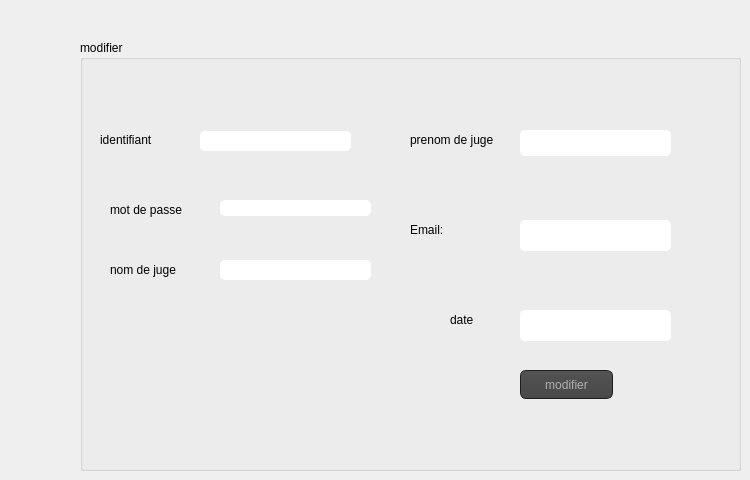
    <widget class="QWidget" name="tab_3">
     <attribute name="title">
      <string>modifier </string>
     </attribute>
     <widget class="QGroupBox" name="groupBox_2">
      <property name="geometry">
       <rect>
        <x>80</x>
        <y>40</y>
        <width>661</width>
        <height>431</height>
       </rect>
      </property>
      <property name="styleSheet">
       <string notr="true">
QTabBar{

	font: 14pt;
}
QTabWidget::pane { /* The tab widget frame */
    border-top: 2px solid #C2C7CB;
}

QTabWidget::tab-bar {
    left: 5px; /* move to the right by 5px */
}

/* Style the tab using the tab sub-control. Note that
    it reads QTabBar _not_ QTabWidget */
QTabBar::tab {
    background: qlineargradient(x1: 0, y1: 0, x2: 0, y2: 1,
                                stop: 0 #E1E1E1, stop: 0.4 #DDDDDD,
                                stop: 0.5 #D8D8D8, stop: 1.0 #D3D3D3);
    border: 2px solid #C4C4C3;
    border-bottom-color: #C2C7CB; /* same as the pane color */
    border-top-left-radius: 4px;
    border-top-right-radius: 4px;
    min-width: 8ex;
    padding: 2px;
size:20;
}

QTabBar::tab:selected, QTabBar::tab:hover {
    background: transparent;
}

QTabBar::tab:selected {
    border-color: #9B9B9B;
    border-bottom-color: #C2C7CB; /* same as pane color */
}

QTabBar::tab:!selected {
    margin-top: 2px; /* make non-selected tabs look smaller */
}</string>
      </property>
      <property name="title">
       <string>modifier</string>
      </property>
      <widget class="QLineEdit" name="le_nom_societe_2">
       <property name="geometry">
        <rect>
         <x>440</x>
         <y>90</y>
         <width>151</width>
         <height>26</height>
        </rect>
       </property>
       <property name="styleSheet">
        <string notr="true">QLineEdit{
    background-color: white;
    box-shadow: 2px 0.5px 5px 1px inset black;
    border-radius: 5px;
    width: 70%;
    padding-right: 10px;
    padding-left: 10px;
    text-align: left;
    color: #000;
    font-size:inherit;
    font-family: Arial, Helvetica, sans-serif;  
    font-weight:normal;
    font-variant:normal;
}
QLineEdit::hover{  color: black ;
background-color:orange;}
QLineEdit::focus{  color: black ;
background-color:white;}</string>
       </property>
      </widget>
      <widget class="QLineEdit" name="le_date_expir_2">
       <property name="geometry">
        <rect>
         <x>140</x>
         <y>220</y>
         <width>151</width>
         <height>20</height>
        </rect>
       </property>
       <property name="styleSheet">
        <string notr="true">QLineEdit{
    background-color: white;
    box-shadow: 2px 0.5px 5px 1px inset black;
    border-radius: 5px;
    width: 70%;
    padding-right: 10px;
    padding-left: 10px;
    text-align: left;
    color: #000;
    font-size:inherit;
    font-family: Arial, Helvetica, sans-serif;  
    font-weight:normal;
    font-variant:normal;
}
QLineEdit::hover{  color: black ;
background-color:orange;}
QLineEdit::focus{  color: black ;
background-color:white;}</string>
       </property>
      </widget>
      <widget class="QLineEdit" name="le_date_sign_2">
       <property name="geometry">
        <rect>
         <x>140</x>
         <y>160</y>
         <width>151</width>
         <height>16</height>
        </rect>
       </property>
       <property name="styleSheet">
        <string notr="true">QLineEdit{
    background-color: white;
    box-shadow: 2px 0.5px 5px 1px inset black;
    border-radius: 5px;
    width: 70%;
    padding-right: 10px;
    padding-left: 10px;
    text-align: left;
    color: #000;
    font-size:inherit;
    font-family: Arial, Helvetica, sans-serif;  
    font-weight:normal;
    font-variant:normal;
}
QLineEdit::hover{  color: black ;
background-color:orange;}
QLineEdit::focus{  color: black ;
background-color:white;}</string>
       </property>
      </widget>
      <widget class="QLineEdit" name="le_duree_cat_2">
       <property name="geometry">
        <rect>
         <x>440</x>
         <y>180</y>
         <width>151</width>
         <height>31</height>
        </rect>
       </property>
       <property name="styleSheet">
        <string notr="true">QLineEdit{
    background-color: white;
    box-shadow: 2px 0.5px 5px 1px inset black;
    border-radius: 5px;
    width: 70%;
    padding-right: 10px;
    padding-left: 10px;
    text-align: left;
    color: #000;
    font-size:inherit;
    font-family: Arial, Helvetica, sans-serif;  
    font-weight:normal;
    font-variant:normal;
}
QLineEdit::hover{  color: black ;
background-color:orange;}
QLineEdit::focus{  color: black ;
background-color:white;}</string>
       </property>
      </widget>
      <widget class="QLineEdit" name="le_num__2">
       <property name="geometry">
        <rect>
         <x>120</x>
         <y>91</y>
         <width>151</width>
         <height>20</height>
        </rect>
       </property>
       <property name="styleSheet">
        <string notr="true">QLineEdit{
    background-color: white;
    box-shadow: 2px 0.5px 5px 1px inset black;
    border-radius: 5px;
    width: 70%;
    padding-right: 10px;
    padding-left: 10px;
    text-align: left;
    color: #000;
    font-size:inherit;
    font-family: Arial, Helvetica, sans-serif;  
    font-weight:normal;
    font-variant:normal;
}
QLineEdit::hover{  color: black ;
background-color:orange;}
QLineEdit::focus{  color: black ;
background-color:white;}</string>
       </property>
      </widget>
      <widget class="QLabel" name="label_6">
       <property name="geometry">
        <rect>
         <x>20</x>
         <y>90</y>
         <width>91</width>
         <height>20</height>
        </rect>
       </property>
       <property name="text">
        <string>identifiant</string>
       </property>
      </widget>
      <widget class="QLabel" name="label_8">
       <property name="geometry">
        <rect>
         <x>330</x>
         <y>180</y>
         <width>101</width>
         <height>20</height>
        </rect>
       </property>
       <property name="text">
        <string>Email:</string>
       </property>
      </widget>
      <widget class="QLabel" name="label_9">
       <property name="geometry">
        <rect>
         <x>30</x>
         <y>160</y>
         <width>111</width>
         <height>20</height>
        </rect>
       </property>
       <property name="text">
        <string>mot de passe</string>
       </property>
      </widget>
      <widget class="QLabel" name="label_10">
       <property name="geometry">
        <rect>
         <x>30</x>
         <y>220</y>
         <width>91</width>
         <height>20</height>
        </rect>
       </property>
       <property name="text">
        <string>nom de juge</string>
       </property>
      </widget>
      <widget class="QLabel" name="label_11">
       <property name="geometry">
        <rect>
         <x>330</x>
         <y>90</y>
         <width>91</width>
         <height>20</height>
        </rect>
       </property>
       <property name="text">
        <string>prenom de juge</string>
       </property>
      </widget>
      <widget class="QPushButton" name="pb_modifier">
       <property name="geometry">
        <rect>
         <x>440</x>
         <y>330</y>
         <width>93</width>
         <height>29</height>
        </rect>
       </property>
       <property name="styleSheet">
        <string notr="true">QToolTip
{
     border: 1px solid black;
     background-color: #ffa02f;
     padding: 1px;
     border-radius: 3px;
     opacity: 100;
}

QWidget
{
    color: #b1b1b1;
    background-color: #323232;
}

QWidget:item:hover
{
    background-color: QLinearGradient( x1: 0, y1: 0, x2: 0, y2: 1, stop: 0 #ffa02f, stop: 1 #ca0619);
    color: #000000;
}

QWidget:item:selected
{
    background-color: QLinearGradient( x1: 0, y1: 0, x2: 0, y2: 1, stop: 0 #ffa02f, stop: 1 #d7801a);
}

QMenuBar::item
{
    background: transparent;
}

QMenuBar::item:selected
{
    background: transparent;
    border: 1px solid #ffaa00;
}

QMenuBar::item:pressed
{
    background: #444;
    border: 1px solid #000;
    background-color: QLinearGradient(
        x1:0, y1:0,
        x2:0, y2:1,
        stop:1 #212121,
        stop:0.4 #343434/*,
        stop:0.2 #343434,
        stop:0.1 #ffaa00*/
    );
    margin-bottom:-1px;
    padding-bottom:1px;
}

QMenu
{
    border: 1px solid #000;
}

QMenu::item
{
    padding: 2px 20px 2px 20px;
}

QMenu::item:selected
{
    color: #000000;
}

QWidget:disabled
{
    color: #404040;
    background-color: #323232;
}

QAbstractItemView
{
    background-color: QLinearGradient( x1: 0, y1: 0, x2: 0, y2: 1, stop: 0 #4d4d4d, stop: 0.1 #646464, stop: 1 #5d5d5d);
}

QWidget:focus
{
    /*border: 2px solid QLinearGradient( x1: 0, y1: 0, x2: 0, y2: 1, stop: 0 #ffa02f, stop: 1 #d7801a);*/
}

QLineEdit
{
    background-color: QLinearGradient( x1: 0, y1: 0, x2: 0, y2: 1, stop: 0 #4d4d4d, stop: 0 #646464, stop: 1 #5d5d5d);
    padding: 1px;
    border-style: solid;
    border: 1px solid #1e1e1e;
    border-radius: 5;
}

QPushButton
{
    color: #b1b1b1;
    background-color: QLinearGradient( x1: 0, y1: 0, x2: 0, y2: 1, stop: 0 #565656, stop: 0.1 #525252, stop: 0.5 #4e4e4e, stop: 0.9 #4a4a4a, stop: 1 #464646);
    border-width: 1px;
    border-color: #1e1e1e;
    border-style: solid;
    border-radius: 6;
    padding: 3px;
    font-size: 12px;
    padding-left: 5px;
    padding-right: 5px;
}

QPushButton:pressed
{
    background-color: QLinearGradient( x1: 0, y1: 0, x2: 0, y2: 1, stop: 0 #2d2d2d, stop: 0.1 #2b2b2b, stop: 0.5 #292929, stop: 0.9 #282828, stop: 1 #252525);
}

QComboBox
{
    selection-background-color: #ffaa00;
    background-color: QLinearGradient( x1: 0, y1: 0, x2: 0, y2: 1, stop: 0 #565656, stop: 0.1 #525252, stop: 0.5 #4e4e4e, stop: 0.9 #4a4a4a, stop: 1 #464646);
    border-style: solid;
    border: 1px solid #1e1e1e;
    border-radius: 5;
}

QComboBox:hover,QPushButton:hover
{
    border: 2px solid QLinearGradient( x1: 0, y1: 0, x2: 0, y2: 1, stop: 0 #ffa02f, stop: 1 #d7801a);
}


QComboBox:on
{
    padding-top: 3px;
    padding-left: 4px;
    background-color: QLinearGradient( x1: 0, y1: 0, x2: 0, y2: 1, stop: 0 #2d2d2d, stop: 0.1 #2b2b2b, stop: 0.5 #292929, stop: 0.9 #282828, stop: 1 #252525);
    selection-background-color: #ffaa00;
}

QComboBox QAbstractItemView
{
    border: 2px solid darkgray;
    selection-background-color: QLinearGradient( x1: 0, y1: 0, x2: 0, y2: 1, stop: 0 #ffa02f, stop: 1 #d7801a);
}

QComboBox::drop-down
{
     subcontrol-origin: padding;
     subcontrol-position: top right;
     width: 15px;

     border-left-width: 0px;
     border-left-color: darkgray;
     border-left-style: solid; /* just a single line */
     border-top-right-radius: 3px; /* same radius as the QComboBox */
     border-bottom-right-radius: 3px;
 }

QComboBox::down-arrow
{
     image: url(:/down_arrow.png);
}

QGroupBox:focus
{
border: 2px solid QLinearGradient( x1: 0, y1: 0, x2: 0, y2: 1, stop: 0 #ffa02f, stop: 1 #d7801a);
}

QTextEdit:focus
{
    border: 2px solid QLinearGradient( x1: 0, y1: 0, x2: 0, y2: 1, stop: 0 #ffa02f, stop: 1 #d7801a);
}

QScrollBar:horizontal {
     border: 1px solid #222222;
     background: QLinearGradient( x1: 0, y1: 0, x2: 0, y2: 1, stop: 0.0 #121212, stop: 0.2 #282828, stop: 1 #484848);
     height: 7px;
     margin: 0px 16px 0 16px;
}

QScrollBar::handle:horizontal
{
      background: QLinearGradient( x1: 0, y1: 0, x2: 1, y2: 0, stop: 0 #ffa02f, stop: 0.5 #d7801a, stop: 1 #ffa02f);
      min-height: 20px;
      border-radius: 2px;
}

QScrollBar::add-line:horizontal {
      border: 1px solid #1b1b19;
      border-radius: 2px;
      background: QLinearGradient( x1: 0, y1: 0, x2: 1, y2: 0, stop: 0 #ffa02f, stop: 1 #d7801a);
      width: 14px;
      subcontrol-position: right;
      subcontrol-origin: margin;
}

QScrollBar::sub-line:horizontal {
      border: 1px solid #1b1b19;
      border-radius: 2px;
      background: QLinearGradient( x1: 0, y1: 0, x2: 1, y2: 0, stop: 0 #ffa02f, stop: 1 #d7801a);
      width: 14px;
     subcontrol-position: left;
     subcontrol-origin: margin;
}

QScrollBar::right-arrow:horizontal, QScrollBar::left-arrow:horizontal
{
      border: 1px solid black;
      width: 1px;
      height: 1px;
      background: white;
}

QScrollBar::add-page:horizontal, QScrollBar::sub-page:horizontal
{
      background: none;
}

QScrollBar:vertical
{
      background: QLinearGradient( x1: 0, y1: 0, x2: 1, y2: 0, stop: 0.0 #121212, stop: 0.2 #282828, stop: 1 #484848);
      width: 7px;
      margin: 16px 0 16px 0;
      border: 1px solid #222222;
}

QScrollBar::handle:vertical
{
      background: QLinearGradient( x1: 0, y1: 0, x2: 0, y2: 1, stop: 0 #ffa02f, stop: 0.5 #d7801a, stop: 1 #ffa02f);
      min-height: 20px;
      border-radius: 2px;
}

QScrollBar::add-line:vertical
{
      border: 1px solid #1b1b19;
      border-radius: 2px;
      background: QLinearGradient( x1: 0, y1: 0, x2: 0, y2: 1, stop: 0 #ffa02f, stop: 1 #d7801a);
      height: 14px;
      subcontrol-position: bottom;
      subcontrol-origin: margin;
}

QScrollBar::sub-line:vertical
{
      border: 1px solid #1b1b19;
      border-radius: 2px;
      background: QLinearGradient( x1: 0, y1: 0, x2: 0, y2: 1, stop: 0 #d7801a, stop: 1 #ffa02f);
      height: 14px;
      subcontrol-position: top;
      subcontrol-origin: margin;
}

QScrollBar::up-arrow:vertical, QScrollBar::down-arrow:vertical
{
      border: 1px solid black;
      width: 1px;
      height: 1px;
      background: white;
}


QScrollBar::add-page:vertical, QScrollBar::sub-page:vertical
{
      background: none;
}

QTextEdit
{
    background-color: #242424;
}

QPlainTextEdit
{
    background-color: #242424;
}

QHeaderView::section
{
    background-color: QLinearGradient(x1:0, y1:0, x2:0, y2:1, stop:0 #616161, stop: 0.5 #505050, stop: 0.6 #434343, stop:1 #656565);
    color: white;
    padding-left: 4px;
    border: 1px solid #6c6c6c;
}

QCheckBox:disabled
{
color: #414141;
}

QDockWidget::title
{
    text-align: center;
    spacing: 3px; /* spacing between items in the tool bar */
    background-color: QLinearGradient(x1:0, y1:0, x2:0, y2:1, stop:0 #323232, stop: 0.5 #242424, stop:1 #323232);
}

QDockWidget::close-button, QDockWidget::float-button
{
    text-align: center;
    spacing: 1px; /* spacing between items in the tool bar */
    background-color: QLinearGradient(x1:0, y1:0, x2:0, y2:1, stop:0 #323232, stop: 0.5 #242424, stop:1 #323232);
}

QDockWidget::close-button:hover, QDockWidget::float-button:hover
{
    background: #242424;
}

QDockWidget::close-button:pressed, QDockWidget::float-button:pressed
{
    padding: 1px -1px -1px 1px;
}

QMainWindow::separator
{
    background-color: QLinearGradient(x1:0, y1:0, x2:0, y2:1, stop:0 #161616, stop: 0.5 #151515, stop: 0.6 #212121, stop:1 #343434);
    color: white;
    padding-left: 4px;
    border: 1px solid #4c4c4c;
    spacing: 3px; /* spacing between items in the tool bar */
}

QMainWindow::separator:hover
{

    background-color: QLinearGradient(x1:0, y1:0, x2:0, y2:1, stop:0 #d7801a, stop:0.5 #b56c17 stop:1 #ffa02f);
    color: white;
    padding-left: 4px;
    border: 1px solid #6c6c6c;
    spacing: 3px; /* spacing between items in the tool bar */
}

QToolBar::handle
{
     spacing: 3px; /* spacing between items in the tool bar */
     background: url(:/images/handle.png);
}

QMenu::separator
{
    height: 2px;
    background-color: QLinearGradient(x1:0, y1:0, x2:0, y2:1, stop:0 #161616, stop: 0.5 #151515, stop: 0.6 #212121, stop:1 #343434);
    color: white;
    padding-left: 4px;
    margin-left: 10px;
    margin-right: 5px;
}

QProgressBar
{
    border: 2px solid grey;
    border-radius: 5px;
    text-align: center;
}

QProgressBar::chunk
{
    background-color: #d7801a;
    width: 2.15px;
    margin: 0.5px;
}

QTabBar::tab {
    color: #b1b1b1;
    border: 1px solid #444;
    border-bottom-style: none;
    background-color: #323232;
    padding-left: 10px;
    padding-right: 10px;
    padding-top: 3px;
    padding-bottom: 2px;
    margin-right: -1px;
}

QTabWidget::pane {
    border: 1px solid #444;
    top: 1px;
}

QTabBar::tab:last
{
    margin-right: 0; /* the last selected tab has nothing to overlap with on the right */
    border-top-right-radius: 3px;
}

QTabBar::tab:first:!selected
{
 margin-left: 0px; /* the last selected tab has nothing to overlap with on the right */


    border-top-left-radius: 3px;
}

QTabBar::tab:!selected
{
    color: #b1b1b1;
    border-bottom-style: solid;
    margin-top: 3px;
    background-color: QLinearGradient(x1:0, y1:0, x2:0, y2:1, stop:1 #212121, stop:.4 #343434);
}

QTabBar::tab:selected
{
    border-top-left-radius: 3px;
    border-top-right-radius: 3px;
    margin-bottom: 0px;
}

QTabBar::tab:!selected:hover
{
    /*border-top: 2px solid #ffaa00;
    padding-bottom: 3px;*/
    border-top-left-radius: 3px;
    border-top-right-radius: 3px;
    background-color: QLinearGradient(x1:0, y1:0, x2:0, y2:1, stop:1 #212121, stop:0.4 #343434, stop:0.2 #343434, stop:0.1 #ffaa00);
}

QRadioButton::indicator:checked, QRadioButton::indicator:unchecked{
    color: #b1b1b1;
    background-color: #323232;
    border: 1px solid #b1b1b1;
    border-radius: 6px;
}

QRadioButton::indicator:checked
{
    background-color: qradialgradient(
        cx: 0.5, cy: 0.5,
        fx: 0.5, fy: 0.5,
        radius: 1.0,
        stop: 0.25 #ffaa00,
        stop: 0.3 #323232
    );
}

QCheckBox::indicator{
    color: #b1b1b1;
    background-color: #323232;
    border: 1px solid #b1b1b1;
    width: 9px;
    height: 9px;
}

QRadioButton::indicator
{
    border-radius: 6px;
}

QRadioButton::indicator:hover, QCheckBox::indicator:hover
{
    border: 1px solid #ffaa00;
}

QCheckBox::indicator:checked
{
    image:url(:/images/checkbox.png);
}

QCheckBox::indicator:disabled, QRadioButton::indicator:disabled
{
    border: 1px solid #444;
}</string>
       </property>
       <property name="text">
        <string>modifier</string>
       </property>
      </widget>
      <widget class="QLineEdit" name="le_domaine_3">
       <property name="geometry">
        <rect>
         <x>440</x>
         <y>270</y>
         <width>151</width>
         <height>31</height>
        </rect>
       </property>
       <property name="styleSheet">
        <string notr="true">QLineEdit{
    background-color: white;
    box-shadow: 2px 0.5px 5px 1px inset black;
    border-radius: 5px;
    width: 70%;
    padding-right: 10px;
    padding-left: 10px;
    text-align: left;
    color: #000;
    font-size:inherit;
    font-family: Arial, Helvetica, sans-serif;  
    font-weight:normal;
    font-variant:normal;
}
QLineEdit::hover{  color: black ;
background-color:orange;}
QLineEdit::focus{  color: black ;
background-color:white;}</string>
       </property>
      </widget>
      <widget class="QLabel" name="label_13">
       <property name="geometry">
        <rect>
         <x>370</x>
         <y>270</y>
         <width>63</width>
         <height>20</height>
        </rect>
       </property>
       <property name="text">
        <string>date</string>
       </property>
      </widget>
     </widget>
    </widget>
